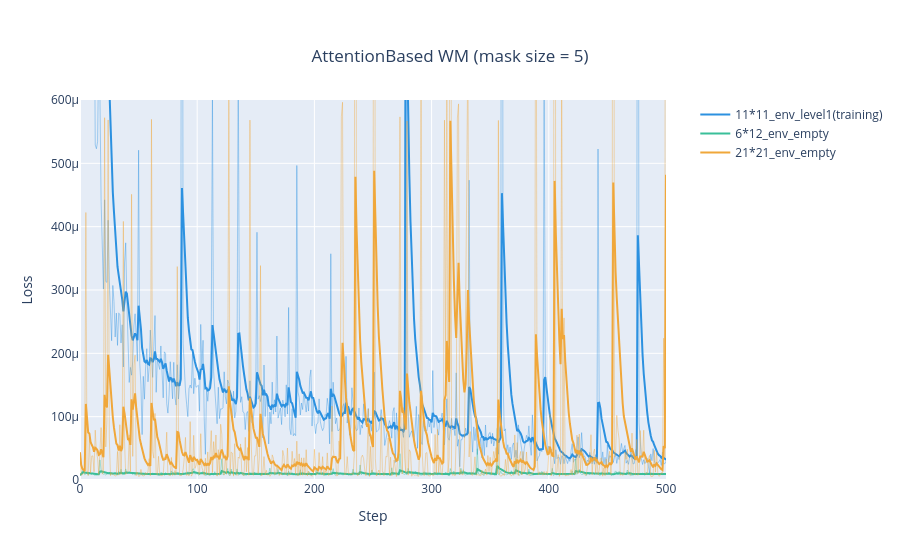

The code cell stored with this chart in its notebook:
### Code cell
import plotly.graph_objects as go

fig = go.Figure()

# Use step indices for the x-axis
steps = list(range(len(df)))  # Generate step indices
# steps2 = list(range(len(df2)))  # Generate step indices
# steps3 = list(range(len(df3)))  # Generate step indices

# 1. 11*11
# Add the Original Loss Curve (background)
fig.add_trace(go.Scatter(
    x=steps,
    y=df["loss_obs"],
    mode='lines',
    name='Original Loss (Background)',
    line=dict(color='#2C91E0', width=1),  # Gray background with thin lines
    opacity=0.4,  # Make it semi-transparent
    showlegend=False
))

# Add the Smoothed Loss Curve (foreground)
fig.add_trace(go.Scatter(
    x=steps,
    y=df['loss_smooth'],
    mode='lines',
    name='11*11_env_level1(training)',
    line=dict(color='#2C91E0', width=2)  # Highlighted, thicker line
))

# 2. 6*12
fig.add_trace(go.Scatter(
    x=steps2,
    y=df2["loss"],
    mode='lines',
    name='Original Loss (Background)',
    line=dict(color='#3ABF99', width=1),  # Gray background with thin lines
    opacity=0.4,  # Make it semi-transparent
    showlegend=False
))

# Add the Smoothed Loss Curve (foreground)
fig.add_trace(go.Scatter(
    x=steps2,
    y=df2['loss_smooth'],
    mode='lines',
    name='6*12_env_empty',
    line=dict(color='#3ABF99', width=2)  # Highlighted, thicker line
))

# 3. 21*21
fig.add_trace(go.Scatter(
    x=steps3,
    y=df3["loss"],
    mode='lines',
    name='Original Loss (Background)',
    line=dict(color='#F0A73A', width=1),  # Gray background with thin lines
    opacity=0.4,  # Make it semi-transparent
    showlegend=False
))

# Add the Smoothed Loss Curve (foreground)
fig.add_trace(go.Scatter(
    x=steps3,
    y=df3['loss_smooth'],
    mode='lines',
    name='21*21_env_empty',
    line=dict(color='#F0A73A', width=2)  # Highlighted, thicker line
))

# Update the layout with a centered title
fig.update_layout(
    title=dict(
        text="AttentionBased WM (mask size = 5)",
        x=0.5,
        xanchor='center',
        yanchor='top'
    ),
    xaxis_title="Step",
    yaxis_title="Loss",
    xaxis=dict(range=[0, 500]),  # 限制 X 轴范围
    yaxis=dict(range=[0, 0.0006]),  # 限制 Y 轴范围
    legend=dict(
        x=1.05,
        y=1,
        xanchor='left',
        yanchor='top'
    ),
    margin=dict(r=150)
)
fig.show()

### Figure 1 — Plotly figure (JSON) as saved in the notebook; plotly's stock layout.template omitted (floating-point values rounded to 4 significant figures; data arrays with more than 128 entries replaced by an {"elided": "..."} marker saying what was removed)
{"data": [{"line": {"color": "#2C91E0", "width": 1}, "mode": "lines", "name": "Original Loss (Background)", "opacity": 0.4, "showlegend": false, "type": "scatter", "x": {"elided": "921 int values"}, "y": {"elided": "921 float values"}}, {"line": {"color": "#2C91E0", "width": 2}, "mode": "lines", "name": "11*11_env_level1(training)", "type": "scatter", "x": {"elided": "921 int values"}, "y": {"elided": "921 float values"}}, {"line": {"color": "#3ABF99", "width": 1}, "mode": "lines", "name": "Original Loss (Background)", "opacity": 0.4, "showlegend": false, "type": "scatter", "x": {"elided": "1200 int values"}, "y": {"elided": "1182 float values"}}, {"line": {"color": "#3ABF99", "width": 2}, "mode": "lines", "name": "6*12_env_empty", "type": "scatter", "x": {"elided": "1200 int values"}, "y": {"elided": "1182 float values"}}, {"line": {"color": "#F0A73A", "width": 1}, "mode": "lines", "name": "Original Loss (Background)", "opacity": 0.4, "showlegend": false, "type": "scatter", "x": {"elided": "637 int values"}, "y": {"elided": "956 float values"}}, {"line": {"color": "#F0A73A", "width": 2}, "mode": "lines", "name": "21*21_env_empty", "type": "scatter", "x": {"elided": "637 int values"}, "y": {"elided": "956 float values"}}], "layout": {"legend": {"x": 1.05, "xanchor": "left", "y": 1, "yanchor": "top"}, "margin": {"r": 150}, "title": {"text": "AttentionBased WM (mask size = 5)", "x": 0.5, "xanchor": "center", "yanchor": "top"}, "xaxis": {"range": [0, 500], "title": {"text": "Step"}}, "yaxis": {"range": [0, 0.0006], "title": {"text": "Loss"}}}}
